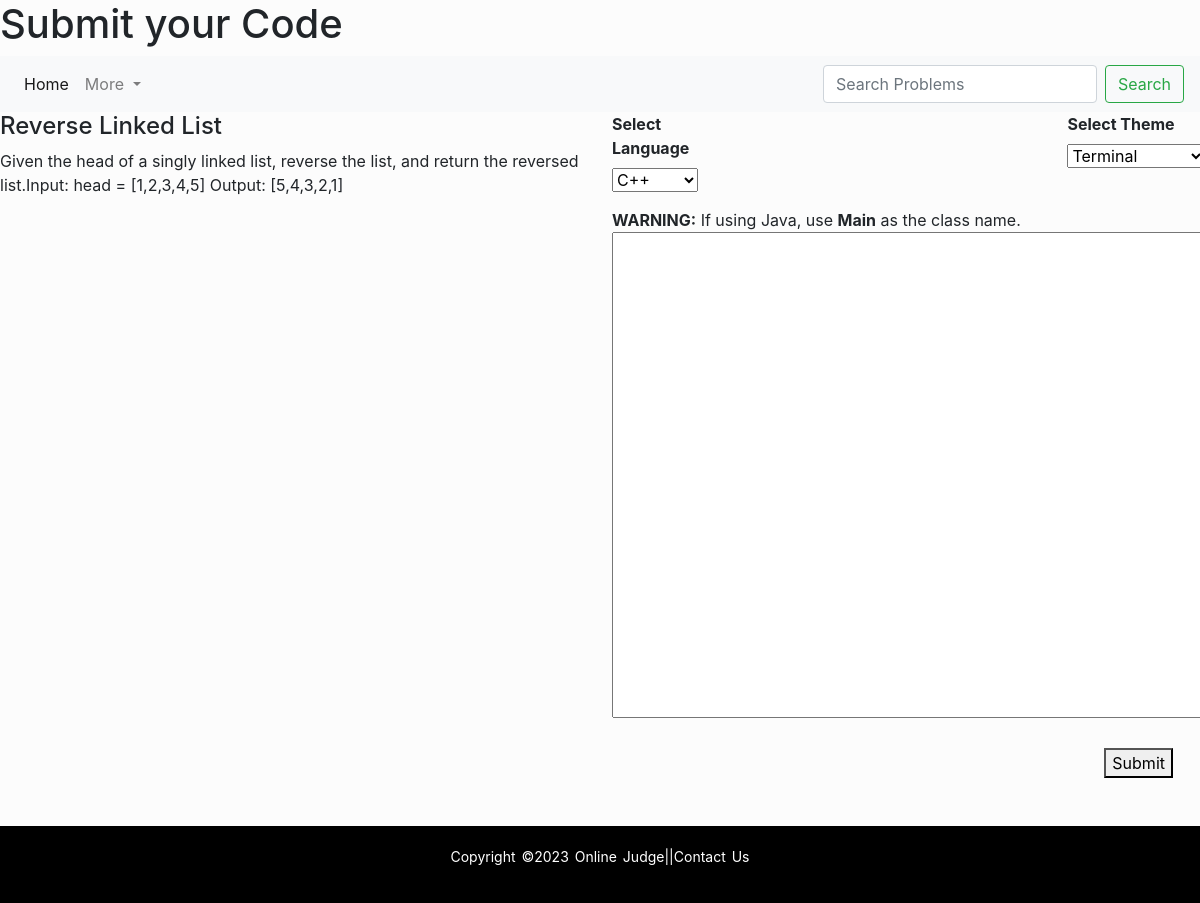
Screenshot of /P1/2 (signed in) with the database file from the repository.
### login/models.py (models this page shows)
class Problem(models.Model):
    problemNumber=models.IntegerField(100)
    problemName=models.CharField(max_length=500)
    problemDifficulty=models.CharField(max_length=10)
    problemDescription=models.CharField(max_length=5000)

### login/views.py (the view)
# urls.py: path("P1/<int:p_id>",views.P1),
@login_required(login_url='Login')
def P1(request,p_id):
    p=Problem.objects.get(pk=p_id)
    return render(request,'Home/P1.html',{
            'p':p
        })

### templates/Home/P1.html (shortened to what this page needs)
<!doctype html>
<html lang="en">
  <head>
    <link rel="stylesheet" href="https://cdn.jsdelivr.net/npm/bootstrap@4.3.1/dist/css/bootstrap.min.css">
  </head>
  <body>
    <h1>Submit your Code</h1>
    {% include 'Home/navbar.html' %}
    {% block content %}
<div style="width: 100%; overflow: auto;">
    <div style="float:left; width: 50%; height: 650px; overflow: auto;">
        <h4>{{p.problemName}}</h4>
        {% autoescape off %}
        <p>{{p.problemDescription}}</p>
        {% endautoescape %}
    </div>
    <div style="float:right; width: 49%;">
        <form action="/verdict/{{p.problemNumber}}" method="POST" enctype="multipart/form-data">
            <fieldset>
                <div>
                    <div style="float:left; width: 20%;">
                        <label><b>Select Language</b></label>
                        <select name="language" id="language" class="form-select" onchange="update_editor()">
                            <option value="C++">C++</option>
                        </select>
                    </div>
                    <div style="float:right; margin-right: 15px; width: 20%;">
                        <label><b>Select Theme</b></label>
                        <select name="theme" id="theme" class="form-select" onchange="update_theme()">
                            <option value="terminal">Terminal</option>
                        </select>
                    </div>
                </div>
                <br><br><br><br>
                <b>WARNING:</b> If using Java, use <b>Main</b> as the class name.
                <div id="editor-div" style="overflow: auto;">
                    <textarea data-editor="terminal" name="user_code" cols="85" rows="20" id="editor"></textarea>
                </div>
                <br>
                <div style="text-align:right; margin-right: 27px;">
                    <button id="submit" type="submit" name="submit"">Submit</button>
                </div>
                <br>
            </fieldset>
        </form>
    </div>
</div>
<br>
{% endblock %}
    {% include 'Home/footer.html' %}
</body>
</html>

### templates/Home/footer.html (style rules this page uses)
body { background: #fcfcfc; margin: 0; padding: 0; display: flex; flex-direction: column; min-height: 100vh; }

### rows the page displays
Problem: problemName "Reverse Linked List", problemDescription "Given the head of a singly linked list, reverse the list, and return the reversed list.Input: head = [1,2,3,4,5] Output: [5,4,3,2,1]"
